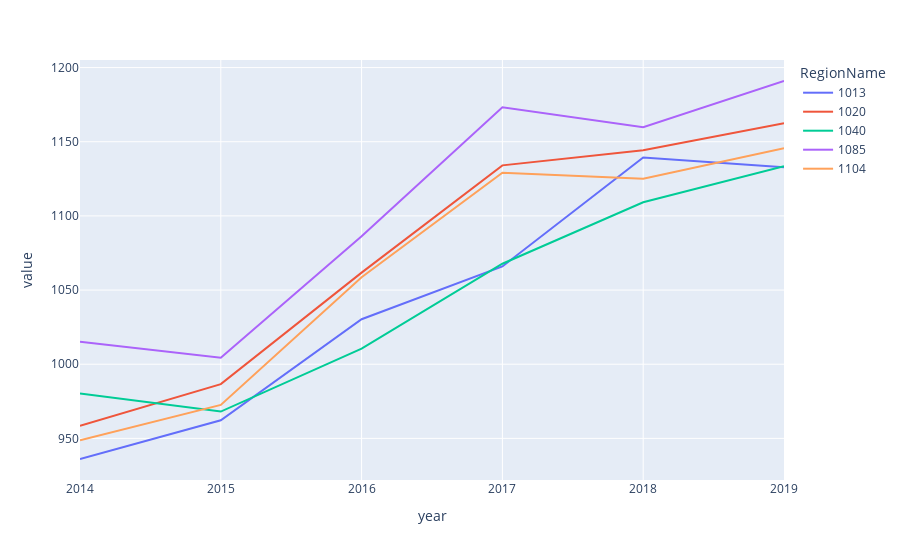

Write notebook code for a chart like this one.
### Code cell
zips=zri4['RegionName'].unique()[0:5]
px.line(zri4[zri4['RegionName'].isin(zips)], y=['ZRI'],x='year', color='RegionName')

### Figure 1 — Plotly figure (JSON) as saved in the notebook; plotly's stock layout.template omitted (floating-point values rounded to 4 significant figures)
{"data": [{"hovertemplate": "RegionName=1013<br>variable=ZRI<br>year=%{x}<br>value=%{y}<extra></extra>", "legendgroup": "1013", "line": {"color": "#636efa", "dash": "solid"}, "marker": {"symbol": "circle"}, "mode": "lines", "name": "1013", "orientation": "v", "showlegend": true, "type": "scatter", "x": ["2014", "2015", "2016", "2017", "2018", "2019"], "xaxis": "x", "y": [936.1, 962.2, 1030.0, 1066.0, 1139.0, 1133.0], "yaxis": "y"}, {"hovertemplate": "RegionName=1020<br>variable=ZRI<br>year=%{x}<br>value=%{y}<extra></extra>", "legendgroup": "1020", "line": {"color": "#EF553B", "dash": "solid"}, "marker": {"symbol": "circle"}, "mode": "lines", "name": "1020", "orientation": "v", "showlegend": true, "type": "scatter", "x": ["2014", "2015", "2016", "2017", "2018", "2019"], "xaxis": "x", "y": [958.4, 986.6, 1062.0, 1134.0, 1144.0, 1162.0], "yaxis": "y"}, {"hovertemplate": "RegionName=1040<br>variable=ZRI<br>year=%{x}<br>value=%{y}<extra></extra>", "legendgroup": "1040", "line": {"color": "#00cc96", "dash": "solid"}, "marker": {"symbol": "circle"}, "mode": "lines", "name": "1040", "orientation": "v", "showlegend": true, "type": "scatter", "x": ["2014", "2015", "2016", "2017", "2018", "2019"], "xaxis": "x", "y": [980.3, 968.1, 1010.0, 1068.0, 1109.0, 1133.0], "yaxis": "y"}, {"hovertemplate": "RegionName=1085<br>variable=ZRI<br>year=%{x}<br>value=%{y}<extra></extra>", "legendgroup": "1085", "line": {"color": "#ab63fa", "dash": "solid"}, "marker": {"symbol": "circle"}, "mode": "lines", "name": "1085", "orientation": "v", "showlegend": true, "type": "scatter", "x": ["2014", "2015", "2016", "2017", "2018", "2019"], "xaxis": "x", "y": [1015.0, 1004.0, 1086.0, 1173.0, 1160.0, 1191.0], "yaxis": "y"}, {"hovertemplate": "RegionName=1104<br>variable=ZRI<br>year=%{x}<br>value=%{y}<extra></extra>", "legendgroup": "1104", "line": {"color": "#FFA15A", "dash": "solid"}, "marker": {"symbol": "circle"}, "mode": "lines", "name": "1104", "orientation": "v", "showlegend": true, "type": "scatter", "x": ["2014", "2015", "2016", "2017", "2018", "2019"], "xaxis": "x", "y": [948.8, 972.6, 1059.0, 1129.0, 1125.0, 1146.0], "yaxis": "y"}], "layout": {"legend": {"title": {"text": "RegionName"}, "tracegroupgap": 0}, "margin": {"t": 60}, "xaxis": {"anchor": "y", "domain": [0, 1], "title": {"text": "year"}}, "yaxis": {"anchor": "x", "domain": [0, 1], "title": {"text": "value"}}}}
